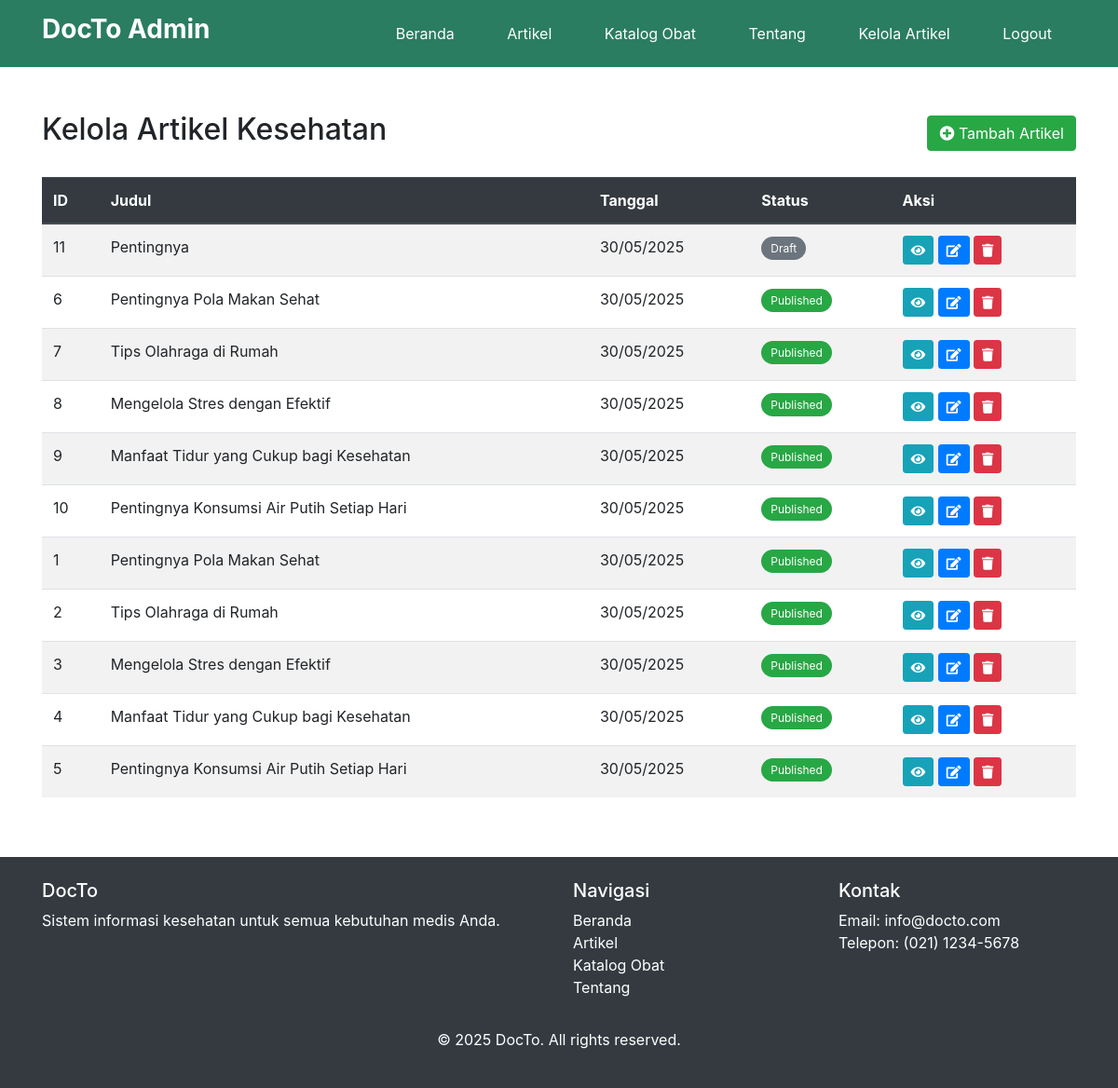
Screenshot of /modules/articles/admin_artikel.php with the database file from the repository.
### tables this page shows
CREATE TABLE `artikel` (
  `ID_artikel` int(11) NOT NULL,
  `ID_user` int(11) DEFAULT NULL,
  `ID_komen` int(11) DEFAULT NULL,
  `judul` varchar(255) NOT NULL,
  `slug` varchar(255) NOT NULL,
  `isi_artikel` text NOT NULL,
  `gambar` varchar(255) DEFAULT NULL,
  `tanggal_posting` datetime DEFAULT current_timestamp(),
  `status` enum('published','draft') DEFAULT 'published'
);

### modules/articles/functions.php (called while the page is built, shortened)
<?php
function getAllArticles($conn) {
    $query = "SELECT * FROM artikel ORDER BY tanggal_posting DESC";
    $result = mysqli_query($conn, $query);
    $articles = [];
    if ($result) {
        while ($row = mysqli_fetch_assoc($result)) {
            $articles[] = $row;
        }
    }
    return $articles;
}
?>

### modules/articles/admin_artikel.php (the view, shortened to what this page needs)
<?php
include 'koneksi.php';
include 'functions.php';
$articles = getAllArticles($conn);
?>
<!DOCTYPE html>
<html lang="id">
<head>
    <link rel="stylesheet" href="https://stackpath.bootstrapcdn.com/bootstrap/4.5.2/css/bootstrap.min.css">
    <link rel="stylesheet" href="https://cdnjs.cloudflare.com/ajax/libs/font-awesome/5.15.1/css/all.min.css">
</head>
<body>
    <header class="docto-header">
        <div class="container">
            <div class="row align-items-center">
                <div class="col-md-3">
                    <a href="index.php" class="text-white text-decoration-none">
                        <h1 class="docto-logo">DocTo Admin</h1>
                    </a>
                </div>
                <div class="col-md-9">
                    <nav class="text-right">
                        <a class="nav-link d-inline-block" href="index.php">Beranda</a>
                        <a class="nav-link d-inline-block" href="artikel.php">Artikel</a>
                        <a class="nav-link d-inline-block" href="katalog_obat.php">Katalog Obat</a>
                        <a class="nav-link d-inline-block" href="tentang.php">Tentang</a>
                        <a class="nav-link d-inline-block active" href="admin_artikel.php">Kelola Artikel</a>
                        <a class="nav-link d-inline-block" href="logout.php">Logout</a>
                    </nav>
                </div>
            </div>
        </div>
    </header>
    <div class="container my-5">
        <div class="d-flex justify-content-between align-items-center mb-4">
            <h2>Kelola Artikel Kesehatan</h2>
            <a href="tambah_artikel.php" class="btn btn-success">
                <i class="fas fa-plus-circle"></i> Tambah Artikel
            </a>
        </div>
        <div class="table-responsive">
            <table class="table table-striped table-hover">
                <thead class="thead-dark">
                    <tr>
                        <th>ID</th>
                        <th>Judul</th>
                        <th>Tanggal</th>
                        <th>Status</th>
                        <th>Aksi</th>
                    </tr>
                </thead>
                <tbody>
                    <?php if (count($articles) > 0): ?>
                        <?php foreach ($articles as $article): ?>
                            <tr>
                                <td><?= $article['ID_artikel'] ?></td>
                                <td><?= $article['judul'] ?></td>
                                <td><?= date('d/m/Y', strtotime($article['tanggal_posting'])) ?></td>
                                <td>
                                    <span class="status-badge <?= $article['status'] == 'published' ? 'status-published' : 'status-draft' ?>">
                                        <?= $article['status'] == 'published' ? 'Published' : 'Draft' ?>
                                    </span>
                                </td>
                                <td>
                                    <a href="lihat_artikel.php?slug=<?= $article['slug'] ?>" class="btn btn-sm btn-info" title="Lihat">
                                        <i class="fas fa-eye"></i>
                                    </a>
                                    <a href="edit_artikel.php?id=<?= $article['ID_artikel'] ?>" class="btn btn-sm btn-primary" title="Edit">
                                        <i class="fas fa-edit"></i>
                                    </a>
                                    <a href="javascript:void(0);" onclick="confirmDelete(<?= $article['ID_artikel'] ?>)" class="btn btn-sm btn-danger" title="Hapus">
                                        <i class="fas fa-trash"></i>
                                    </a>
                                </td>
                            </tr>
                        <?php endforeach; ?>
                    <?php else: ?>
                        <tr>
                            <td colspan="5" class="text-center">Tidak ada artikel</td>
                        </tr>
                    <?php endif; ?>
                </tbody>
            </table>
        </div>
    </div>
    <footer class="bg-dark text-white py-4">
        <div class="container">
            <div class="row">
                <div class="col-md-6">
                    <h5>DocTo</h5>
                    <p>Sistem informasi kesehatan untuk semua kebutuhan medis Anda.</p>
                </div>
                <div class="col-md-3">
                    <h5>Navigasi</h5>
                    <ul class="list-unstyled">
                        <li><a href="index.php" class="text-white">Beranda</a></li>
                        <li><a href="artikel.php" class="text-white">Artikel</a></li>
                        <li><a href="katalog_obat.php" class="text-white">Katalog Obat</a></li>
                        <li><a href="tentang.php" class="text-white">Tentang</a></li>
                    </ul>
                </div>
                <div class="col-md-3">
                    <h5>Kontak</h5>
                    <ul class="list-unstyled">
                        <li>Email: info@docto.com</li>
                        <li>Telepon: (021) 1234-5678</li>
                    </ul>
                </div>
            </div>
            <div class="text-center mt-3">
                <p>© 2025 DocTo. All rights reserved.</p>
            </div>
        </div>
    </footer>
</body>
</html>

### modules/articles/admin_artikel.php (style rules this page uses)
.docto-header { background-color: #2a7d60; color: white; padding: 15px 0; }
.docto-logo { font-size: 28px; font-weight: bold; }
.nav-link { color: white !important; margin: 0 10px; }
.table-responsive { margin-top: 20px; }
.status-badge { padding: 5px 10px; border-radius: 20px; font-size: 12px; }
.status-published { background-color: #28a745; color: white; }
.status-draft { background-color: #6c757d; color: white; }

### rows the page displays
artikel: ID_artikel "11", judul "Pentingnya", tanggal_posting "30/05/2025", status "Draft"
artikel: ID_artikel "6", judul "Pentingnya Pola Makan Sehat", tanggal_posting "30/05/2025", status "Published"
artikel: ID_artikel "7", judul "Tips Olahraga di Rumah", tanggal_posting "30/05/2025", status "Published"
artikel: ID_artikel "8", judul "Mengelola Stres dengan Efektif", tanggal_posting "30/05/2025", status "Published"
artikel: ID_artikel "9", judul "Manfaat Tidur yang Cukup bagi Kesehatan", tanggal_posting "30/05/2025", status "Published"
artikel: ID_artikel "10", judul "Pentingnya Konsumsi Air Putih Setiap Hari", tanggal_posting "30/05/2025", status "Published"
artikel: ID_artikel "1", judul "Pentingnya Pola Makan Sehat", tanggal_posting "30/05/2025", status "Published"
artikel: ID_artikel "2", judul "Tips Olahraga di Rumah", tanggal_posting "30/05/2025", status "Published"
artikel: ID_artikel "3", judul "Mengelola Stres dengan Efektif", tanggal_posting "30/05/2025", status "Published"
artikel: ID_artikel "4", judul "Manfaat Tidur yang Cukup bagi Kesehatan", tanggal_posting "30/05/2025", status "Published"
artikel: ID_artikel "5", judul "Pentingnya Konsumsi Air Putih Setiap Hari", tanggal_posting "30/05/2025", status "Published"
